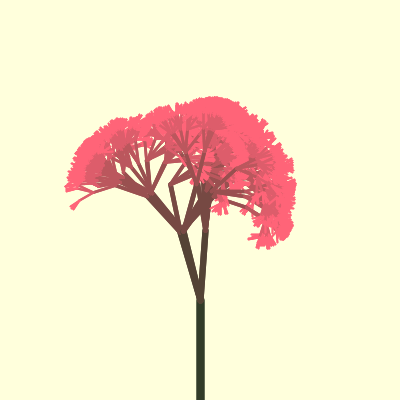
Frame 1 (no input)
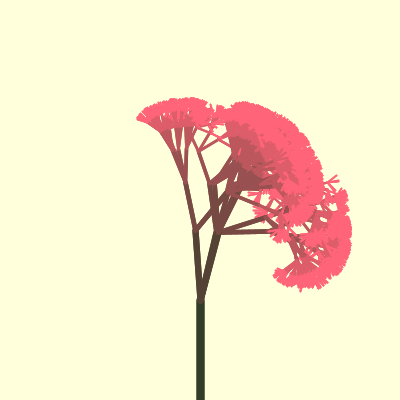
Frame 2 (the mouse pressed at the canvas centre, redrawn once)

The Processing sketch that drew these frames (run headless with seeded random() and noise(); the mouse was pressed at the canvas centre and the sketch redrawn once):

// Processing sketch: processing_58086
// ── processing_58086.pde

Branch b;

void setup() {
  size(400,400);
  smooth();
  
  b = new Branch(width/2, height, random(-PI/4, PI/4), 100, 6);
  noLoop();
}
 
void draw() {
  color bc = color(255, 255, 220);
  background(bc);  
  b. reset();
}

void keyPressed() {
  if ( key == 'n') {
    redraw();
    b.yoffset(random(1000));
    b.seed(millis());
  }
}


//----------------------------------------------------------
class Branch {
  float x, y;
  float theta;
  float angle;
  float yoffset, xoffset;
  int high;
  int seed;
  float maxLevel;
  int depth;
  
  color trunk = color(50, 60, 40);
  color leaves = color(255, 100, 120);
  
  Branch(float x_, float y_, float angle_, int high_, int d_) {
    x = x_;
    y = y_;
    angle = angle_;
    high = high_;
    depth = d_;
    yoffset = 0;
    xoffset = 0;
    seed = 5;
    maxLevel = 6.0;
  }
  
  void reset() {
    translate(x, y);
    yoffset += 0.005;
    randomSeed(seed);
    stroke(lerpColor(leaves, trunk, depth/maxLevel));
    branches(high, depth);
  }
  
  void branches(int high, int depth) {
    stroke(lerpColor(leaves, trunk, depth/maxLevel));    // 0.0 - 1.0
    strokeWeight(map(high, 0, 120, 1, 10));
    line(0, 0, 0, -high);
    translate(0, -high);
    high *= 0.7f;
    xoffset += 0.1;
    
    if(depth > 0) {
      int n = int (random (1, 4));
      for( int i = 0; i < n; i++) {
        float theta = map( noise( xoffset + i, yoffset), 0, 1, -PI/4, PI/4);
        if (n % 2 == 0) theta += 1;
        
        pushMatrix();
        rotate(theta);
        branches(high, depth - 1);
        popMatrix();
        
        pushMatrix();
        rotate(theta);
        branches(high, depth - 1);
        popMatrix();
      }
    }
  }
  
  int high() {
    return high;
  }
  float yoffset(float y) {
    return yoffset;
  }
  int seed(int s) {
    return seed;
  }
  float getX() {
    return int(x + high * cos(theta/57.3));
  }
  float getY() {
    return int(y + high * sin(theta/57.3));
  }
}
